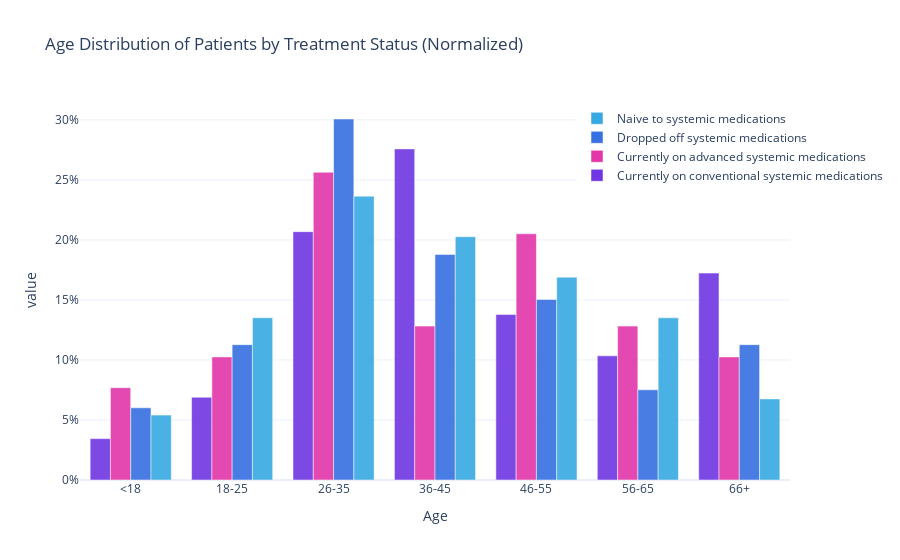

The notebook cell saved with this chart:
### Code cell
age = {
    'Age': ['<18', '18-25', '26-35', '36-45', '46-55', '56-65', '66+'],
    'Currently on conventional systemic medications': [5,10, 30, 40, 20, 15, 25, ],
    'Currently on advanced systemic medications':  [3,4, 10, 5, 8, 5,4,],
    
    'Dropped off systemic medications': [8,15, 40, 25, 20, 10, 15, ],
    'Naive to systemic medications': [8,20, 35, 30, 25, 20, 10, ]
}

plib.plot_multi_series(
    data=age,
    y_labels=['Currently on conventional systemic medications','Currently on advanced systemic medications', 'Dropped off systemic medications', 'Naive to systemic medications'],
    x_label='Age',
    colors=PERMEA_COLOR_WHEEL_5_COMMERCIAL,
    title='Age Distribution of Patients by Treatment Status',
    template='plotly_white',
    normalize=True,
)

### Figure 1 — Plotly figure (JSON) as saved in the notebook; plotly's stock layout.template omitted (floating-point values rounded to 4 significant figures)
{"data": [{"alignmentgroup": "True", "hovertemplate": "variable=Currently on conventional systemic medications<br>Age=%{x}<br>value=%{y}<extra></extra>", "legendgroup": "Currently on conventional systemic medications", "marker": {"color": "rgb(112, 54, 226)", "opacity": 0.9, "pattern": {"shape": ""}}, "name": "Currently on conventional systemic medications", "offsetgroup": "Currently on conventional systemic medications", "orientation": "v", "showlegend": true, "textposition": "auto", "type": "bar", "x": ["<18", "18-25", "26-35", "36-45", "46-55", "56-65", "66+"], "xaxis": "x", "y": [3.448, 6.897, 20.69, 27.59, 13.79, 10.34, 17.24], "yaxis": "y"}, {"alignmentgroup": "True", "hovertemplate": "variable=Currently on advanced systemic medications<br>Age=%{x}<br>value=%{y}<extra></extra>", "legendgroup": "Currently on advanced systemic medications", "marker": {"color": "rgb(226, 54, 169)", "opacity": 0.9, "pattern": {"shape": ""}}, "name": "Currently on advanced systemic medications", "offsetgroup": "Currently on advanced systemic medications", "orientation": "v", "showlegend": true, "textposition": "auto", "type": "bar", "x": ["<18", "18-25", "26-35", "36-45", "46-55", "56-65", "66+"], "xaxis": "x", "y": [7.692, 10.26, 25.64, 12.82, 20.51, 12.82, 10.26], "yaxis": "y"}, {"alignmentgroup": "True", "hovertemplate": "variable=Dropped off systemic medications<br>Age=%{x}<br>value=%{y}<extra></extra>", "legendgroup": "Dropped off systemic medications", "marker": {"color": "rgb(54, 112, 226)", "opacity": 0.9, "pattern": {"shape": ""}}, "name": "Dropped off systemic medications", "offsetgroup": "Dropped off systemic medications", "orientation": "v", "showlegend": true, "textposition": "auto", "type": "bar", "x": ["<18", "18-25", "26-35", "36-45", "46-55", "56-65", "66+"], "xaxis": "x", "y": [6.015, 11.28, 30.08, 18.8, 15.04, 7.519, 11.28], "yaxis": "y"}, {"alignmentgroup": "True", "hovertemplate": "variable=Naive to systemic medications<br>Age=%{x}<br>value=%{y}<extra></extra>", "legendgroup": "Naive to systemic medications", "marker": {"color": "rgb(54, 169, 226)", "opacity": 0.9, "pattern": {"shape": ""}}, "name": "Naive to systemic medications", "offsetgroup": "Naive to systemic medications", "orientation": "v", "showlegend": true, "textposition": "auto", "type": "bar", "x": ["<18", "18-25", "26-35", "36-45", "46-55", "56-65", "66+"], "xaxis": "x", "y": [5.405, 13.51, 23.65, 20.27, 16.89, 13.51, 6.757], "yaxis": "y"}], "layout": {"barmode": "group", "legend": {"title": {"text": ""}, "tracegroupgap": 0, "traceorder": "reversed", "x": 0.7, "xanchor": "left", "y": 0.99, "yanchor": "top"}, "title": {"text": "Age Distribution of Patients by Treatment Status (Normalized)"}, "xaxis": {"anchor": "y", "domain": [0, 1], "title": {"text": "Age"}}, "yaxis": {"anchor": "x", "domain": [0, 1], "ticksuffix": "%", "title": {"text": "value"}}}}
